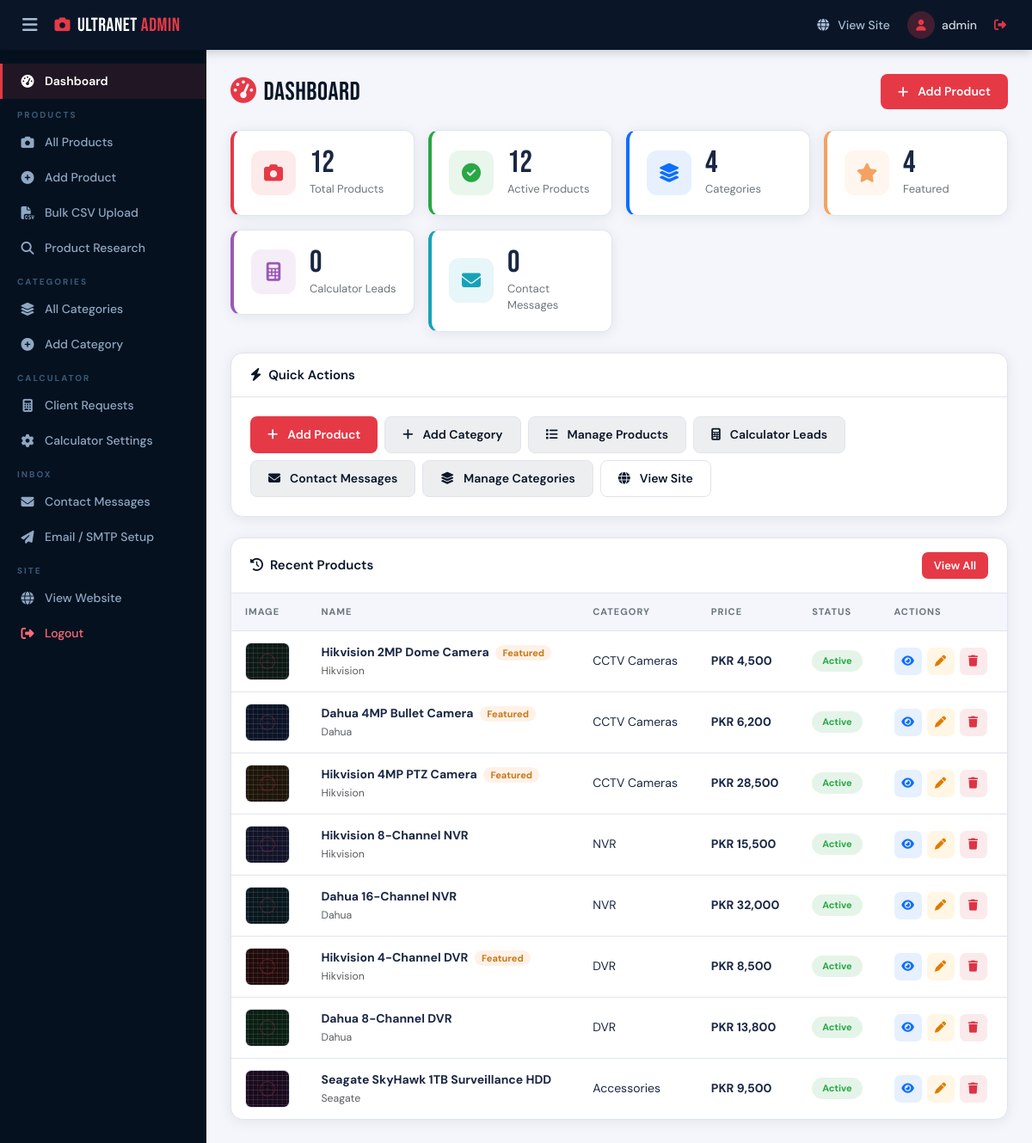
The page /admin/index.php (signed in) on the database its author committed.
### tables this page shows
CREATE TABLE IF NOT EXISTS `products` (
  `id`            INT UNSIGNED AUTO_INCREMENT PRIMARY KEY,
  `category_id`   INT UNSIGNED NOT NULL,
  `product_type`  ENUM('camera','nvr','dvr','hdd','poe_switch','cable','other') NOT NULL DEFAULT 'other'
                  COMMENT 'Used by the CCTV Calculator to pick the right product',
  `channels`         SMALLINT UNSIGNED DEFAULT NULL COMMENT 'NVR/DVR: number of channels',
  `storage_gb`       INT UNSIGNED DEFAULT NULL COMMENT 'HDD: capacity in GB (1TB=1000)',
  `poe_ports`        SMALLINT UNSIGNED DEFAULT NULL COMMENT 'PoE Switch: number of PoE ports',
  `poe_budget_watts` SMALLINT UNSIGNED DEFAULT NULL COMMENT 'PoE Switch: total wattage budget',
  `camera_watts`     DECIMAL(5,2) DEFAULT NULL COMMENT 'Camera: power draw in watts',
  `price_per_meter`  DECIMAL(10,2) DEFAULT NULL COMMENT 'Cable: price per metre',
  `name`          VARCHAR(180)  NOT NULL,
  `slug`          VARCHAR(200)  NOT NULL UNIQUE,
  `brand`         VARCHAR(80)   DEFAULT NULL,
  `sku`           VARCHAR(60)   DEFAULT NULL,
  `short_desc`    VARCHAR(300)  DEFAULT NULL,
  `description`   TEXT          DEFAULT NULL,
  `price`         DECIMAL(10,2) NOT NULL DEFAULT 0.00,
  `old_price`     DECIMAL(10,2) DEFAULT NULL,
  `image`         VARCHAR(255)  DEFAULT NULL,
  `video_url`     VARCHAR(500)  DEFAULT NULL COMMENT 'YouTube or other video URL',
  `stock_status`  ENUM('in_stock','out_of_stock','on_order') NOT NULL DEFAULT 'in_stock',
  `featured`      TINYINT(1)    NOT NULL DEFAULT 0,
  `status`        ENUM('active','inactive') NOT NULL DEFAULT 'active',
  `meta_title`       VARCHAR(180) DEFAULT NULL,
  `meta_description` VARCHAR(300) DEFAULT NULL,
  `created_at`    DATETIME      DEFAULT CURRENT_TIMESTAMP,
  `updated_at`    DATETIME      DEFAULT CURRENT_TIMESTAMP ON UPDATE CURRENT_TIMESTAMP,
  FOREIGN KEY (`category_id`) REFERENCES `categories`(`id`) ON DELETE CASCADE,
  INDEX (`brand`),
  INDEX (`slug`),
  FULLTEXT KEY `ft_search` (`name`, `brand`, `short_desc`)
);

CREATE TABLE IF NOT EXISTS `categories` (
  `id`          INT UNSIGNED AUTO_INCREMENT PRIMARY KEY,
  `parent_id`   INT UNSIGNED DEFAULT NULL,
  `name`        VARCHAR(120)  NOT NULL,
  `slug`        VARCHAR(140)  NOT NULL UNIQUE,
  `description` VARCHAR(500)  DEFAULT NULL,
  `icon`        VARCHAR(60)   DEFAULT 'fa-solid fa-camera',
  `brand`       VARCHAR(80)   DEFAULT NULL,
  `featured`    TINYINT(1)    NOT NULL DEFAULT 0,
  `created_at`  DATETIME      DEFAULT CURRENT_TIMESTAMP,
  `updated_at`  DATETIME      DEFAULT CURRENT_TIMESTAMP ON UPDATE CURRENT_TIMESTAMP,
  INDEX `idx_category_parent` (`parent_id`),
  INDEX `idx_category_brand` (`brand`)
);

### includes/functions.php (called while the page is built, shortened)
<?php
function h(string $str): string
{
    return htmlspecialchars($str, ENT_QUOTES, 'UTF-8');
}
function formatPrice(float $amount): string
{
    return 'PKR ' . number_format($amount, 0);
}
function productImageUrl(?string $img): string
{
    if ($img && file_exists(dirname(__DIR__) . '/assets/img/' . $img)) {
        return ASSETS_URL . '/img/' . $img;
    }
    return ASSETS_URL . '/img/no-image.jpg';
}

### admin/index.php (the view, shortened to what this page needs)
<?php
require_once dirname(__DIR__) . '/includes/functions.php';
$db = getDB();
$totalProducts   = $db->query('SELECT COUNT(*) FROM products')->fetchColumn();
$activeProducts  = $db->query('SELECT COUNT(*) FROM products WHERE status="active"')->fetchColumn();
$totalCats       = $db->query('SELECT COUNT(*) FROM categories')->fetchColumn();
$featuredCount   = $db->query('SELECT COUNT(*) FROM products WHERE featured=1')->fetchColumn();
try {
    $calcNewCount = $db->query("SELECT COUNT(*) FROM calculator_requests WHERE status='new'")->fetchColumn();
    $calcTotalCount = $db->query("SELECT COUNT(*) FROM calculator_requests")->fetchColumn();
} catch (Exception $e) { $calcNewCount = 0; $calcTotalCount = 0; }
try {
    $msgNewCount = $db->query("SELECT COUNT(*) FROM contact_messages WHERE status='new'")->fetchColumn();
    $msgTotalCount = $db->query("SELECT COUNT(*) FROM contact_messages")->fetchColumn();
} catch (Exception $e) { $msgNewCount = 0; $msgTotalCount = 0; }
$recentProducts  = $db->query('SELECT p.*, c.name as category_name FROM products p LEFT JOIN categories c ON p.category_id=c.id ORDER BY p.created_at DESC LIMIT 8')->fetchAll();
include __DIR__ . '/includes/header.php';
?>
<div class="admin-page-header">
  <h1 class="admin-page-title"><i class="fa-solid fa-gauge-high me-2"></i>Dashboard</h1>
  <a href="<?= ADMIN_URL ?>/product-add.php" class="btn-admin-primary">
    <i class="fa-solid fa-plus me-1"></i> Add Product
  </a>
</div>
<div class="row g-3 mb-4">
  <div class="col-6 col-md-3">
    <div class="stat-card" style="border-left:4px solid #e63946">
      <div class="stat-icon" style="background:rgba(230,57,70,.1);color:#e63946"><i class="fa-solid fa-camera"></i></div>
      <div class="stat-info">
        <div class="stat-num"><?= $totalProducts ?></div>
        <div class="stat-label">Total Products</div>
      </div>
    </div>
  </div>
  <div class="col-6 col-md-3">
    <div class="stat-card" style="border-left:4px solid #28a745">
      <div class="stat-icon" style="background:rgba(40,167,69,.1);color:#28a745"><i class="fa-solid fa-circle-check"></i></div>
      <div class="stat-info">
        <div class="stat-num"><?= $activeProducts ?></div>
        <div class="stat-label">Active Products</div>
      </div>
    </div>
  </div>
  <div class="col-6 col-md-3">
    <div class="stat-card" style="border-left:4px solid #0d6efd">
      <div class="stat-icon" style="background:rgba(13,110,253,.1);color:#0d6efd"><i class="fa-solid fa-layer-group"></i></div>
      <div class="stat-info">
        <div class="stat-num"><?= $totalCats ?></div>
        <div class="stat-label">Categories</div>
      </div>
    </div>
  </div>
  <div class="col-6 col-md-3">
    <div class="stat-card" style="border-left:4px solid #f4a261">
      <div class="stat-icon" style="background:rgba(244,162,97,.1);color:#f4a261"><i class="fa-solid fa-star"></i></div>
      <div class="stat-info">
        <div class="stat-num"><?= $featuredCount ?></div>
        <div class="stat-label">Featured</div>
      </div>
    </div>
  </div>
  <div class="col-6 col-md-3">
    <div class="stat-card" style="border-left:4px solid #9b59b6">
      <div class="stat-icon" style="background:rgba(155,89,182,.1);color:#9b59b6"><i class="fa-solid fa-calculator"></i></div>
      <div class="stat-info">
        <div class="stat-num"><?= $calcTotalCount ?></div>
        <div class="stat-label">Calculator Leads <?= $calcNewCount > 0 ? '<span class="badge-featured">'.$calcNewCount.' new</span>' : '' ?></div>
      </div>
    </div>
  </div>
  <div class="col-6 col-md-3">
    <div class="stat-card" style="border-left:4px solid #17a2b8">
      <div class="stat-icon" style="background:rgba(23,162,184,.1);color:#17a2b8"><i class="fa-solid fa-envelope"></i></div>
      <div class="stat-info">
        <div class="stat-num"><?= $msgTotalCount ?></div>
        <div class="stat-label">Contact Messages <?= $msgNewCount > 0 ? '<span class="badge-featured">'.$msgNewCount.' new</span>' : '' ?></div>
      </div>
    </div>
  </div>
</div>
<div class="row g-3 mb-4">
  <div class="col-12">
    <div class="admin-card">
      <div class="admin-card-header"><h5><i class="fa-solid fa-bolt me-2"></i>Quick Actions</h5></div>
      <div class="admin-card-body">
        <div class="d-flex flex-wrap gap-2">
          <a href="<?= ADMIN_URL ?>/product-add.php" class="btn-admin-primary"><i class="fa-solid fa-plus me-1"></i>Add Product</a>
          <a href="<?= ADMIN_URL ?>/category-add.php" class="btn-admin-secondary"><i class="fa-solid fa-plus me-1"></i>Add Category</a>
          <a href="<?= ADMIN_URL ?>/products.php" class="btn-admin-secondary"><i class="fa-solid fa-list me-1"></i>Manage Products</a>
          <a href="<?= ADMIN_URL ?>/calculator-requests.php" class="btn-admin-secondary"><i class="fa-solid fa-calculator me-1"></i>Calculator Leads</a>
          <a href="<?= ADMIN_URL ?>/contact-messages.php" class="btn-admin-secondary"><i class="fa-solid fa-envelope me-1"></i>Contact Messages</a>
          <a href="<?= ADMIN_URL ?>/categories.php" class="btn-admin-secondary"><i class="fa-solid fa-layer-group me-1"></i>Manage Categories</a>
          <a href="<?= SITE_URL ?>/" target="_blank" class="btn-admin-outline"><i class="fa-solid fa-globe me-1"></i>View Site</a>
        </div>
      </div>
    </div>
  </div>
</div>
<div class="admin-card">
  <div class="admin-card-header d-flex justify-content-between align-items-center">
    <h5 class="mb-0"><i class="fa-solid fa-clock-rotate-left me-2"></i>Recent Products</h5>
    <a href="<?= ADMIN_URL ?>/products.php" class="btn-admin-sm">View All</a>
  </div>
  <div class="admin-card-body p-0">
    <div class="table-responsive">
      <table class="admin-table">
        <thead>
          <tr>
            <th>Image</th>
            <th>Name</th>
            <th>Category</th>
            <th>Price</th>
            <th>Status</th>
            <th>Actions</th>
          </tr>
        </thead>
        <tbody>
          <?php foreach ($recentProducts as $p): ?>
          <tr>
            <td>
              <img src="<?= h(productImageUrl($p['image'])) ?>" alt="<?= h($p['name']) ?>"
                   class="admin-prod-thumb"
                   onerror="this.src='<?= ASSETS_URL ?>/img/no-image.jpg'">
            </td>
            <td>
              <strong><?= h($p['name']) ?></strong>
              <?php if ($p['featured']): ?><span class="badge-featured ms-1">Featured</span><?php endif; ?>
              <?php if (!empty($p['brand'])): ?><br><small class="text-muted"><?= h($p['brand']) ?></small><?php endif; ?>
            </td>
            <td><?= h($p['category_name'] ?? '—') ?></td>
            <td><strong><?= formatPrice($p['price']) ?></strong></td>
            <td>
              <span class="status-badge <?= $p['status'] === 'active' ? 'status-active' : 'status-inactive' ?>">
                <?= ucfirst($p['status']) ?>
              </span>
            </td>
            <td>
              <div class="action-btns">
                <a href="<?= SITE_URL ?>/product/<?= h($p['slug']) ?>" target="_blank" class="action-btn view" title="View"><i class="fa-solid fa-eye"></i></a>
                <a href="<?= ADMIN_URL ?>/product-edit.php?id=<?= $p['id'] ?>" class="action-btn edit" title="Edit"><i class="fa-solid fa-pen"></i></a>
                <form method="POST" action="<?= ADMIN_URL ?>/product-delete.php" style="display:inline"
                      onsubmit="return confirm('Delete this product?')">
                  <button type="submit" class="action-btn delete" title="Delete" style="border:none"><i class="fa-solid fa-trash"></i></button>
                </form>
              </div>
            </td>
          </tr>
          <?php endforeach; ?>
        </tbody>
      </table>
    </div>
  </div>
</div>
<?php include __DIR__ . '/includes/footer.php'; ?>

### assets/css/admin.css (style rules this page uses)
:root { --admin-sidebar-w: 240px; --admin-topbar-h: 58px; --admin-bg: #f4f6fb; --admin-primary: #0a1628; --admin-accent: #e63946; --admin-border: #e0e4ef; --admin-card: #ffffff; --admin-muted: #6c757d; --admin-shadow: 0 2px 16px rgba(10,22,40,.08); }
* { box-sizing: border-box; margin: 0; padding: 0; }
body { font-family: 'DM Sans', sans-serif; background: var(--admin-bg); color: #1a2744; }
.admin-page-header { display: flex; align-items: center; justify-content: space-between; margin-bottom: 24px; flex-wrap: wrap; gap: 12px; }
.admin-page-title { font-family: 'Bebas Neue', sans-serif; font-size: 30px; color: var(--admin-primary); letter-spacing: .5px; margin: 0; }
.admin-page-title i { color: var(--admin-accent); }
.admin-card { background: var(--admin-card); border-radius: 14px; border: 1px solid var(--admin-border); box-shadow: var(--admin-shadow); overflow: hidden; }
.admin-card-header { padding: 16px 22px; border-bottom: 1px solid var(--admin-border); display: flex; align-items: center; justify-content: space-between; }
.admin-card-header h5 { font-size: 15px; font-weight: 600; margin: 0; color: var(--admin-primary); }
.admin-card-body { padding: 22px; }
.stat-card { background: var(--admin-card); border-radius: 12px; border: 1px solid var(--admin-border); box-shadow: var(--admin-shadow); padding: 20px; display: flex; align-items: center; gap: 16px; }
.stat-icon { width: 52px; height: 52px; border-radius: 12px; flex-shrink: 0; display: flex; align-items: center; justify-content: center; font-size: 22px; }
.stat-num { font-family: 'Bebas Neue', sans-serif; font-size: 36px; line-height: 1; }
.stat-label { font-size: 13px; color: var(--admin-muted); margin-top: 2px; }
.admin-table { width: 100%; border-collapse: collapse; }
.admin-table thead tr { background: var(--admin-bg); }
.admin-table th { font-size: 11px; font-weight: 700; letter-spacing: 1px; text-transform: uppercase; color: var(--admin-muted); padding: 13px 16px; text-align: left; white-space: nowrap; }
.admin-table td { padding: 13px 16px; border-top: 1px solid var(--admin-border); font-size: 14px; vertical-align: middle; }
.admin-prod-thumb { width: 52px; height: 44px; object-fit: cover; border-radius: 7px; border: 1px solid var(--admin-border); }
.status-badge { font-size: 11px; font-weight: 700; padding: 4px 12px; border-radius: 50px; display: inline-block; }
.status-active { background: rgba(40,167,69,.12); color: #28a745; }
.badge-featured { background: rgba(244,162,97,.15); color: #c87818; font-size: 11px; font-weight: 700; padding: 2px 8px; border-radius: 50px; }
.action-btns { display: flex; gap: 6px; }
.action-btn { width: 32px; height: 32px; border-radius: 7px; display: flex; align-items: center; justify-content: center; font-size: 13px; text-decoration: none; transition: all .2s; }
.action-btn.view { background: rgba(13,110,253,.1); color: #0d6efd; }
.action-btn.edit { background: rgba(255,165,0,.1); color: #e07b00; }
.action-btn.delete { background: rgba(220,53,69,.1); color: #dc3545; }
button.action-btn { font-family: inherit; cursor: pointer; }
.btn-admin-primary { background: var(--admin-accent); color: #fff !important; border: none; padding: 10px 20px; border-radius: 8px; font-size: 14px; font-weight: 600; text-decoration: none; display: inline-flex; align-items: center; gap: 7px; cursor: pointer; transition: background .2s, transform .2s; }
.btn-admin-secondary { background: rgba(10,22,40,.07); color: var(--admin-primary) !important; border: 1px solid var(--admin-border); padding: 10px 20px; border-radius: 8px; font-size: 14px; font-weight: 600; text-decoration: none; display: inline-flex; align-items: center; gap: 7px; cursor: pointer; transition: background .2s; }
.btn-admin-outline { background: transparent; color: var(--admin-primary) !important; border: 1.5px solid var(--admin-border); padding: 10px 20px; border-radius: 8px; font-size: 14px; font-weight: 600; text-decoration: none; display: inline-flex; align-items: center; gap: 7px; cursor: pointer; transition: all .2s; }
.btn-admin-sm { background: var(--admin-accent); color: #fff; border: none; padding: 6px 14px; border-radius: 7px; font-size: 13px; font-weight: 600; text-decoration: none; display: inline-flex; align-items: center; gap: 5px; cursor: pointer; }

### rows shown on the page
products: image (picture), name "Hikvision 2MP Dome Camera", featured "Featured", brand "Hikvision", category.name "CCTV Cameras", price "PKR 4,500", status "Active"
products: image (picture), name "Dahua 4MP Bullet Camera", featured "Featured", brand "Dahua", category.name "CCTV Cameras", price "PKR 6,200", status "Active"
products: image (picture), name "Hikvision 4MP PTZ Camera", featured "Featured", brand "Hikvision", category.name "CCTV Cameras", price "PKR 28,500", status "Active"
products: image (picture), name "Hikvision 8-Channel NVR", brand "Hikvision", category.name "NVR", price "PKR 15,500", status "Active"
products: image (picture), name "Dahua 16-Channel NVR", brand "Dahua", category.name "NVR", price "PKR 32,000", status "Active"
products: image (picture), name "Hikvision 4-Channel DVR", featured "Featured", brand "Hikvision", category.name "DVR", price "PKR 8,500", status "Active"
products: image (picture), name "Dahua 8-Channel DVR", brand "Dahua", category.name "DVR", price "PKR 13,800", status "Active"
products: image (picture), name "Seagate SkyHawk 1TB Surveillance HDD", brand "Seagate", category.name "Accessories", price "PKR 9,500", status "Active"

### other values the page prints
$adminName "admin"
$totalProducts "12"
$activeProducts "12"
$totalCats "4"
$featuredCount "4"
$calcTotalCount "0"
$msgTotalCount "0"
